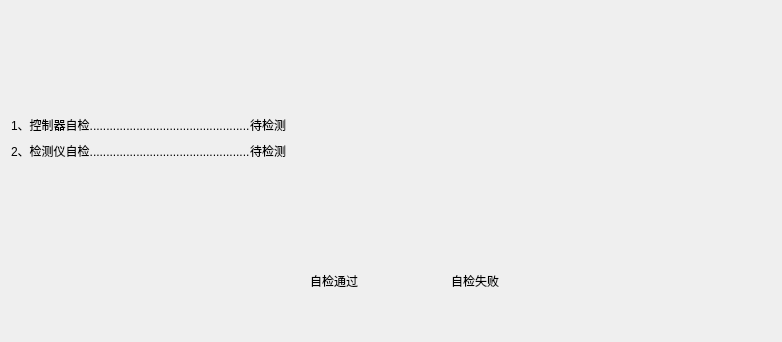
<?xml version="1.0" encoding="UTF-8"?>
<ui version="4.0">
 <class>PowerOnSelfTest</class>
 <widget class="QWidget" name="PowerOnSelfTest">
  <property name="geometry">
   <rect>
    <x>0</x>
    <y>0</y>
    <width>782</width>
    <height>342</height>
   </rect>
  </property>
  <property name="windowTitle">
   <string>Form</string>
  </property>
  <layout class="QVBoxLayout" name="verticalLayout">
   <item>
    <spacer name="verticalSpacer_2">
     <property name="orientation">
      <enum>Qt::Vertical</enum>
     </property>
     <property name="sizeHint" stdset="0">
      <size>
       <width>20</width>
       <height>40</height>
      </size>
     </property>
    </spacer>
   </item>
   <item>
    <layout class="QHBoxLayout" name="horizontalLayout_3">
     <property name="spacing">
      <number>0</number>
     </property>
     <item>
      <widget class="QLabel" name="t1_2">
       <property name="text">
        <string>1、控制器自检................................................</string>
       </property>
      </widget>
     </item>
     <item>
      <widget class="QLabel" name="lb_controllerResult">
       <property name="text">
        <string>待检测</string>
       </property>
      </widget>
     </item>
     <item>
      <spacer name="horizontalSpacer_2">
       <property name="orientation">
        <enum>Qt::Horizontal</enum>
       </property>
       <property name="sizeHint" stdset="0">
        <size>
         <width>40</width>
         <height>20</height>
        </size>
       </property>
      </spacer>
     </item>
    </layout>
   </item>
   <item>
    <layout class="QHBoxLayout" name="horizontalLayout_4">
     <property name="spacing">
      <number>0</number>
     </property>
     <item>
      <widget class="QLabel" name="t2">
       <property name="text">
        <string>2、检测仪自检................................................</string>
       </property>
      </widget>
     </item>
     <item>
      <widget class="QLabel" name="lb_detectorResult">
       <property name="text">
        <string>待检测</string>
       </property>
      </widget>
     </item>
     <item>
      <spacer name="horizontalSpacer_3">
       <property name="orientation">
        <enum>Qt::Horizontal</enum>
       </property>
       <property name="sizeHint" stdset="0">
        <size>
         <width>40</width>
         <height>20</height>
        </size>
       </property>
      </spacer>
     </item>
    </layout>
   </item>
   <item>
    <spacer name="verticalSpacer">
     <property name="orientation">
      <enum>Qt::Vertical</enum>
     </property>
     <property name="sizeHint" stdset="0">
      <size>
       <width>20</width>
       <height>40</height>
      </size>
     </property>
    </spacer>
   </item>
   <item>
    <layout class="QHBoxLayout" name="horizontalLayout_5" stretch="10,0,2,2,0,1,10">
     <item>
      <spacer name="horizontalSpacer_4">
       <property name="orientation">
        <enum>Qt::Horizontal</enum>
       </property>
       <property name="sizeHint" stdset="0">
        <size>
         <width>40</width>
         <height>20</height>
        </size>
       </property>
      </spacer>
     </item>
     <item>
      <widget class="QLed" name="ledPass" native="true">
       <property name="minimumSize">
        <size>
         <width>20</width>
         <height>20</height>
        </size>
       </property>
      </widget>
     </item>
     <item>
      <widget class="QLabel" name="label_4">
       <property name="text">
        <string>自检通过</string>
       </property>
      </widget>
     </item>
     <item>
      <spacer name="horizontalSpacer_6">
       <property name="orientation">
        <enum>Qt::Horizontal</enum>
       </property>
       <property name="sizeHint" stdset="0">
        <size>
         <width>20</width>
         <height>20</height>
        </size>
       </property>
      </spacer>
     </item>
     <item>
      <widget class="QLed" name="ledFail" native="true">
       <property name="minimumSize">
        <size>
         <width>20</width>
         <height>20</height>
        </size>
       </property>
      </widget>
     </item>
     <item>
      <widget class="QLabel" name="label_2">
       <property name="text">
        <string>自检失败</string>
       </property>
      </widget>
     </item>
     <item>
      <spacer name="horizontalSpacer_5">
       <property name="orientation">
        <enum>Qt::Horizontal</enum>
       </property>
       <property name="sizeHint" stdset="0">
        <size>
         <width>40</width>
         <height>20</height>
        </size>
       </property>
      </spacer>
     </item>
    </layout>
   </item>
   <item>
    <spacer name="verticalSpacer_3">
     <property name="orientation">
      <enum>Qt::Vertical</enum>
     </property>
     <property name="sizeType">
      <enum>QSizePolicy::Preferred</enum>
     </property>
     <property name="sizeHint" stdset="0">
      <size>
       <width>20</width>
       <height>40</height>
      </size>
     </property>
    </spacer>
   </item>
  </layout>
 </widget>
 <customwidgets>
  <customwidget>
   <class>QLed</class>
   <extends>QWidget</extends>
   <header>qled.h</header>
   <container>1</container>
  </customwidget>
 </customwidgets>
 <resources/>
 <connections/>
</ui>
